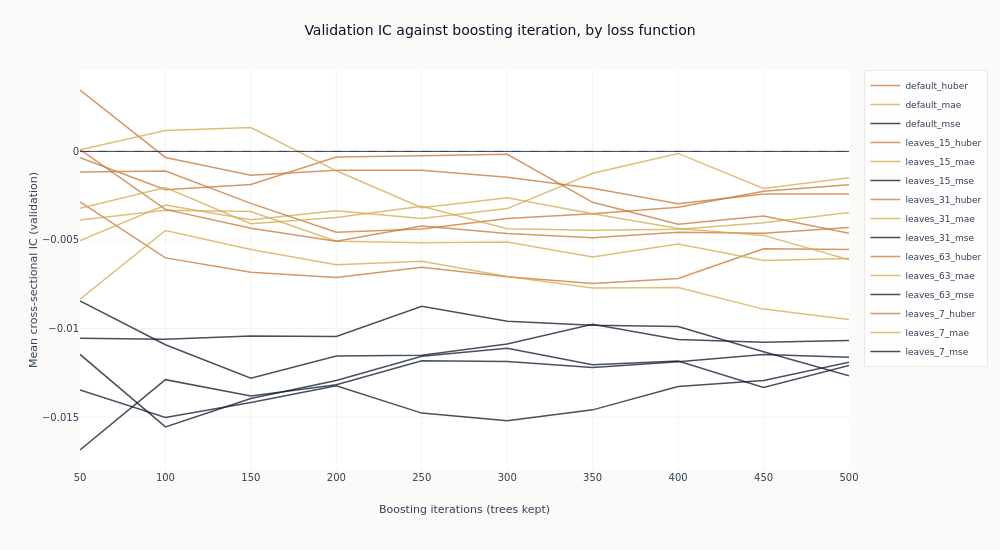

Source (notebook cell):
### Markdown cell above
One trace per configuration, coloured by the objective its name declares, so the question of
whether the loss function is what separates them can be read off the chart rather than argued.

### Code cell
fig_curves = go.Figure()
for config_name in curves.get_column("config_name").unique(maintain_order=True):
    series = curves.filter(pl.col("config_name") == config_name)
    fig_curves.add_trace(
        go.Scatter(
            x=series.get_column("checkpoint_value").to_list(),
            y=series.get_column("ic_mean").to_list(),
            mode="lines",
            name=config_name,
            line=dict(color=objectives[objective_of(config_name)], width=1.5),
            opacity=0.75,
        )
    )
fig_curves.add_hline(y=0, line_width=1, line_dash="dash", line_color=COLORS["neutral"])
fig_curves.update_layout(
    title="Validation IC against boosting iteration, by loss function",
    height=550,
    width=1000,
    margin=dict(t=70),
    legend=dict(font=dict(size=9)),
)
fig_curves.update_xaxes(title_text="Boosting iterations (trees kept)")
fig_curves.update_yaxes(title_text="Mean cross-sectional IC (validation)")
show_plotly_with_alt(
    fig_curves,
    "Line chart of mean validation information coefficient against boosting iteration, one line "
    "per configuration, coloured by loss function: blue for squared error, amber for absolute "
    "error, copper for Huber. A dashed line marks zero. The blue squared-error lines run below "
    "it across the whole range without exception. The copper Huber and amber absolute-error "
    "lines run above it for most of the range and are interleaved with one another rather than "
    "separated; two Huber lines and one absolute-error line dip below zero as trees are added. "
    "Ten of the fifteen reach their highest point at the first or second checkpoint and drift "
    "afterwards.",
)

### Figure 1 — Plotly figure (JSON) as saved in the notebook; plotly's stock layout.template omitted (floating-point values rounded to 4 significant figures)
{"data": [{"line": {"color": "#C87533", "width": 1.5}, "mode": "lines", "name": "default_huber", "opacity": 0.75, "type": "scatter", "x": [50, 100, 150, 200, 250, 300, 350, 400, 450, 500], "y": [-0.002851, -0.006013, -0.006818, -0.007122, -0.006537, -0.007077, -0.007464, -0.007171, -0.005503, -0.005539]}, {"line": {"color": "#D4A84B", "width": 1.5}, "mode": "lines", "name": "default_mae", "opacity": 0.75, "type": "scatter", "x": [50, 100, 150, 200, 250, 300, 350, 400, 450, 500], "y": [-0.005032, -0.003029, -0.00386, -0.003346, -0.003788, -0.003228, -0.00123, -0.000113, -0.00209, -0.001481]}, {"line": {"color": "#0a1628", "width": 1.5}, "mode": "lines", "name": "default_mse", "opacity": 0.75, "type": "scatter", "x": [50, 100, 150, 200, 250, 300, 350, 400, 450, 500], "y": [-0.01146, -0.01555, -0.01395, -0.01294, -0.01156, -0.01111, -0.01205, -0.01183, -0.01332, -0.01209]}, {"line": {"color": "#C87533", "width": 1.5}, "mode": "lines", "name": "leaves_15_huber", "opacity": 0.75, "type": "scatter", "x": [50, 100, 150, 200, 250, 300, 350, 400, 450, 500], "y": [-0.0003491, -0.002158, -0.001862, -0.000322, -0.000239, -0.0001653, -0.002875, -0.004111, -0.003651, -0.004623]}, {"line": {"color": "#D4A84B", "width": 1.5}, "mode": "lines", "name": "leaves_15_mae", "opacity": 0.75, "type": "scatter", "x": [50, 100, 150, 200, 250, 300, 350, 400, 450, 500], "y": [-0.003871, -0.003319, -0.003394, -0.005067, -0.005152, -0.005116, -0.00596, -0.00523, -0.006156, -0.006039]}, {"line": {"color": "#0a1628", "width": 1.5}, "mode": "lines", "name": "leaves_15_mse", "opacity": 0.75, "type": "scatter", "x": [50, 100, 150, 200, 250, 300, 350, 400, 450, 500], "y": [-0.01055, -0.0106, -0.01042, -0.01045, -0.00874, -0.009592, -0.009812, -0.00988, -0.01131, -0.01267]}, {"line": {"color": "#C87533", "width": 1.5}, "mode": "lines", "name": "leaves_31_huber", "opacity": 0.75, "type": "scatter", "x": [50, 100, 150, 200, 250, 300, 350, 400, 450, 500], "y": [0.0001036, -0.003272, -0.004343, -0.005074, -0.004213, -0.00463, -0.004874, -0.004568, -0.004616, -0.004291]}, {"line": {"color": "#D4A84B", "width": 1.5}, "mode": "lines", "name": "leaves_31_mae", "opacity": 0.75, "type": "scatter", "x": [50, 100, 150, 200, 250, 300, 350, 400, 450, 500], "y": [-0.008339, -0.004467, -0.005543, -0.006395, -0.006206, -0.00706, -0.007708, -0.00768, -0.008903, -0.009495]}, {"line": {"color": "#0a1628", "width": 1.5}, "mode": "lines", "name": "leaves_31_mse", "opacity": 0.75, "type": "scatter", "x": [50, 100, 150, 200, 250, 300, 350, 400, 450, 500], "y": [-0.01347, -0.01503, -0.01418, -0.01324, -0.01478, -0.01521, -0.01459, -0.01327, -0.01293, -0.0119]}, {"line": {"color": "#C87533", "width": 1.5}, "mode": "lines", "name": "leaves_63_huber", "opacity": 0.75, "type": "scatter", "x": [50, 100, 150, 200, 250, 300, 350, 400, 450, 500], "y": [-0.001163, -0.001111, -0.002932, -0.004558, -0.004384, -0.003786, -0.003514, -0.003155, -0.002244, -0.001888]}, {"line": {"color": "#D4A84B", "width": 1.5}, "mode": "lines", "name": "leaves_63_mae", "opacity": 0.75, "type": "scatter", "x": [50, 100, 150, 200, 250, 300, 350, 400, 450, 500], "y": [-0.003214, -0.002037, -0.004086, -0.003736, -0.003098, -0.004372, -0.004448, -0.004393, -0.004022, -0.003444]}, {"line": {"color": "#0a1628", "width": 1.5}, "mode": "lines", "name": "leaves_63_mse", "opacity": 0.75, "type": "scatter", "x": [50, 100, 150, 200, 250, 300, 350, 400, 450, 500], "y": [-0.01686, -0.01289, -0.0138, -0.01317, -0.01182, -0.01186, -0.01221, -0.01187, -0.01147, -0.01162]}, {"line": {"color": "#C87533", "width": 1.5}, "mode": "lines", "name": "leaves_7_huber", "opacity": 0.75, "type": "scatter", "x": [50, 100, 150, 200, 250, 300, 350, 400, 450, 500], "y": [0.003467, -0.0003404, -0.001349, -0.001069, -0.00106, -0.001462, -0.002073, -0.00296, -0.002404, -0.002408]}, {"line": {"color": "#D4A84B", "width": 1.5}, "mode": "lines", "name": "leaves_7_mae", "opacity": 0.75, "type": "scatter", "x": [50, 100, 150, 200, 250, 300, 350, 400, 450, 500], "y": [9.502e-05, 0.001181, 0.001351, -0.001095, -0.003175, -0.002622, -0.003518, -0.004346, -0.004742, -0.006113]}, {"line": {"color": "#0a1628", "width": 1.5}, "mode": "lines", "name": "leaves_7_mse", "opacity": 0.75, "type": "scatter", "x": [50, 100, 150, 200, 250, 300, 350, 400, 450, 500], "y": [-0.008435, -0.01092, -0.0128, -0.01155, -0.0115, -0.01087, -0.009765, -0.01062, -0.01077, -0.01067]}], "layout": {"height": 550, "legend": {"font": {"size": 9}}, "margin": {"t": 70}, "shapes": [{"line": {"color": "#334155", "dash": "dash", "width": 1}, "type": "line", "x0": 0, "x1": 1, "xref": "x domain", "y0": 0, "y1": 0, "yref": "y"}], "title": {"text": "Validation IC against boosting iteration, by loss function"}, "width": 1000, "xaxis": {"title": {"text": "Boosting iterations (trees kept)"}}, "yaxis": {"title": {"text": "Mean cross-sectional IC (validation)"}}}}
